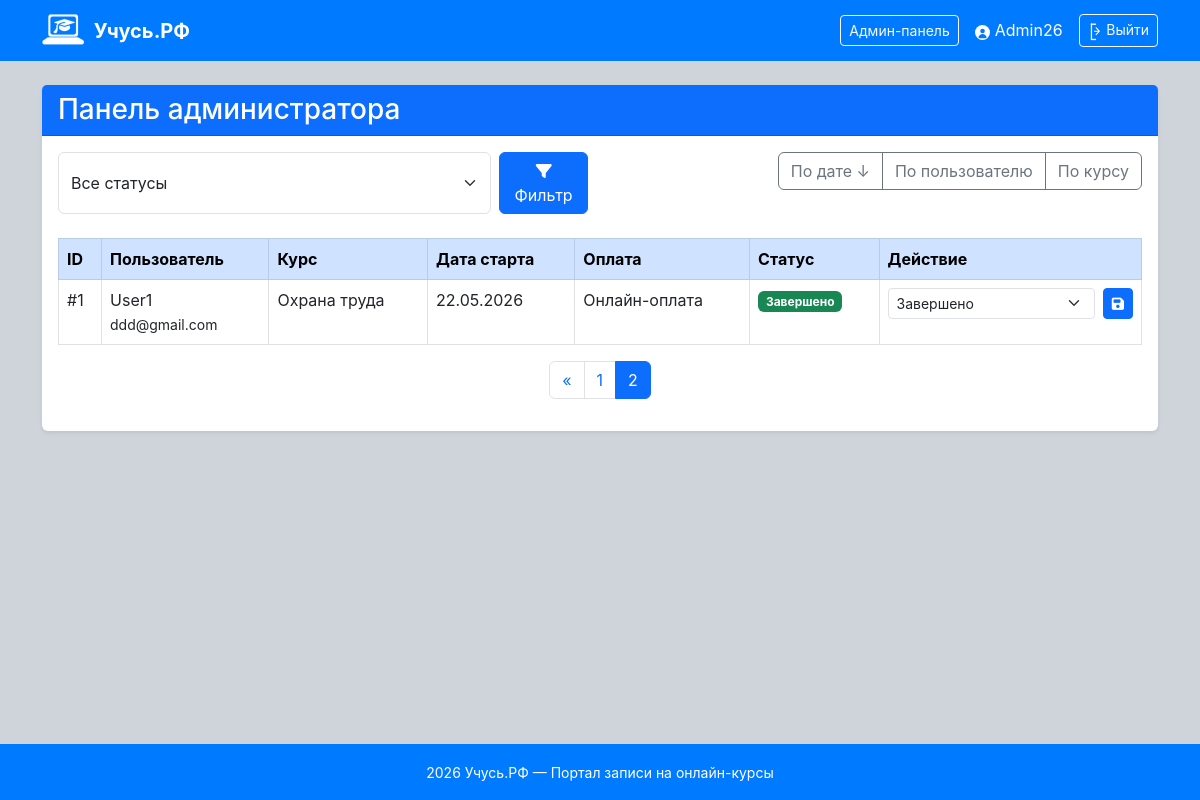
/admin-panel/?page=2 (signed in), run on the app's committed database.
### courses/models.py (models this page shows, shortened)
class CourseRequest(models.Model):
    COURSE_TYPES = [
        ('qualification', 'Повышение квалификации'),
        ('retraining', 'Переподготовка'),
        ('safety', 'Охрана труда'),
    ]
    PAYMENT_METHODS = [
        ('card', 'Банковская карта'),
        ('online', 'Онлайн-оплата'),
        ('receipt', 'Квитанция'),
    ]
    STATUSES = [
        ('new', 'Новая'),
        ('in_progress', 'Идёт обучение'),
        ('completed', 'Обучение завершено'),
    ]
    user = models.ForeignKey(User, on_delete=models.CASCADE, related_name='requests')
    course_type = models.CharField(max_length=20, choices=COURSE_TYPES)
    start_date = models.DateField()
    payment_method = models.CharField(max_length=20, choices=PAYMENT_METHODS)
    status = models.CharField(max_length=20, choices=STATUSES, default='new')
    created_at = models.DateTimeField(auto_now_add=True)

### courses/views.py (the view, shortened to what this page needs)
# urls.py: path('admin-panel/', views.admin_panel, name='admin_panel'),
@login_required
@user_passes_test(is_admin26)
def admin_panel(request):
    requests_list = CourseRequest.objects.all().order_by('-created_at')
    status_filter = request.GET.get('status', '')
    if status_filter:
        requests_list = requests_list.filter(status=status_filter)
    sort_by = request.GET.get('sort', '-created_at')
    if sort_by == 'user':
        requests_list = requests_list.order_by('user__username')
    elif sort_by == 'course':
        requests_list = requests_list.order_by('course_type')
    elif sort_by == 'date':
        requests_list = requests_list.order_by('start_date')
    elif sort_by == '-created_at':
        requests_list = requests_list.order_by('-created_at')
    else:
        requests_list = requests_list.order_by(sort_by)
    paginator = Paginator(requests_list, 5)
    page_number = request.GET.get('page')
    requests_page = paginator.get_page(page_number)
    return render(request, 'admin_panel.html', {
        'requests': requests_page,
        'current_status': status_filter,
        'current_sort': sort_by,
    })

### courses/views.py (called while the page is built)
def is_admin26(user):
    return user.username == 'Admin26'

### templates/admin_panel.html (shortened to what this page needs)
{% extends 'base.html' %}
{% block content %}
<div class="row">
    <div class="col-12">
        <div class="card shadow-sm">
            <div class="card-header bg-primary text-white">
                <h1 class="h3 mb-0">Панель администратора</h1>
            </div>
            <div class="card-body">
                <div class="row mb-4">
                    <div class="col-md-6">
                        <form method="get" class="d-flex gap-2">
                            <select name="status" class="form-select">
                                <option value="">Все статусы</option>
                            </select>
                            <button type="submit" class="btn btn-primary">
                                <i class="fas fa-filter"></i> Фильтр
                            </button>
                        </form>
                    </div>
                    <div class="col-md-6 text-md-end">
                        <div class="btn-group">
                            <a href="?sort=-created_at" class="btn btn-outline-secondary">По дате ↓</a>
                            <a href="?sort=user" class="btn btn-outline-secondary">По пользователю</a>
                            <a href="?sort=course_type" class="btn btn-outline-secondary">По курсу</a>
                        </div>
                    </div>
                </div>
                <div class="table-responsive">
                    <table class="table table-hover table-bordered">
                        <thead class="table-primary">
                            <tr>
                                <th>ID</th>
                                <th>Пользователь</th>
                                <th>Курс</th>
                                <th>Дата старта</th>
                                <th>Оплата</th>
                                <th>Статус</th>
                                <th>Действие</th>
                            </tr>
                        </thead>
                        <tbody>
                            {% for req in requests %}
                            <tr>
                                <td>#{{ req.id }}</td>
                                <td>{{ req.user.username }}<br><small>{{ req.user.email }}</small></td>
                                <td>{{ req.get_course_type_display }}</td>
                                <td>{{ req.start_date|date:"d.m.Y" }}</td>
                                <td>{{ req.get_payment_method_display }}</td>
                                <td>
                                    {% if req.status == 'new' %}
                                        <span class="badge bg-warning text-dark">Новая</span>
                                    {% elif req.status == 'in_progress' %}
                                        <span class="badge bg-info">Идёт обучение</span>
                                    {% else %}
                                        <span class="badge bg-success">Завершено</span>
                                    {% endif %}
                                 </td>
                                <td>
                                    <form method="post" class="status-form">
                                        <div class="d-flex gap-2">
                                            <select name="status" class="form-select form-select-sm">
                                                <option value="completed" {% if req.status == 'completed' %}selected{% endif %}>Завершено</option>
                                            </select>
                                            <button type="submit" class="btn btn-sm btn-primary">
                                                <i class="fas fa-save"></i>
                                            </button>
                                        </div>
                                    </form>
                                 </td>
                             </tr>
                            {% empty %}
                            <tr>
                                <td colspan="7" class="text-center">Нет заявок</td>
                             </tr>
                            {% endfor %}
                        </tbody>
                    </table>
                </div>
                {% if requests.has_other_pages %}
                <nav>
                    <ul class="pagination justify-content-center">
                        {% if requests.has_previous %}
                            <li class="page-item"><a class="page-link" href="?page={{ requests.previous_page_number }}{% if current_status %}&status={{ current_status }}{% endif %}">«</a></li>
                        {% endif %}
                        {% for num in requests.paginator.page_range %}
                            <li class="page-item {% if requests.number == num %}active{% endif %}">
                                <a class="page-link" href="?page={{ num }}{% if current_status %}&status={{ current_status }}{% endif %}">{{ num }}</a>
                            </li>
                        {% endfor %}
                    </ul>
                </nav>
                {% endif %}
            </div>
        </div>
    </div>
</div>
{% endblock %}

### templates/base.html (shortened to what this page needs)
<!DOCTYPE html>
<html lang="ru">
<head>
    <link href="https://cdn.jsdelivr.net/npm/bootstrap@5.3.0/dist/css/bootstrap.min.css" rel="stylesheet">
    <link rel="stylesheet" href="https://cdnjs.cloudflare.com/ajax/libs/font-awesome/6.4.0/css/all.min.css">
    {% load static %}
    <link rel="stylesheet" href="{% static 'css/style.css' %}">
</head>
<body>
    <nav class="navbar navbar-expand-lg navbar-dark">
        <div class="container">
            <a class="navbar-brand d-flex align-items-center gap-2" href="{% url 'dashboard' %}">
                 <img src="{% static 'images/logo.svg' %}" alt="Логотип" height="35">
                <span class="fw-bold">Учусь.РФ</span>
            </a>
            {% if user.is_authenticated %}
            <div class="ms-auto d-flex align-items-center gap-3">
                {% if user.username == 'Admin26' %}
                    <a href="{% url 'admin_panel' %}" class="btn btn-outline-light btn-sm">
                        Админ-панель
                    </a>
                {% endif %}
                <span class="text-white">
                   <img src="{% static 'images/User.svg' %}" alt="Пользователь" height="15">
                    {{ user.username }}
                </span>
                <a href="{% url 'logout' %}" class="btn btn-outline-light btn-sm">
                    <img src="{% static 'images/Exit.svg' %}" alt="Выход" height="20">
                    Выйти
                </a>
            </div>
            {% endif %}
        </div>
    </nav>
    <main class="container my-4">
        {% block content %}{% endblock %}
    </main>
    <footer class="text-white text-center py-3 mt-5">
        <div class="container">
            <small>
               2026 Учусь.РФ — Портал записи на онлайн-курсы
            </small>
        </div>
    </footer>
</body>
</html>

### static/css/style.css (style rules this page uses)
html, body { height: 100%; margin: 0; padding: 0; }
body { font-size: 16px; background-color: #ced4da; font-family: 'Inter'; display: flex; flex-direction: column; min-height: 100vh; }
main.container { flex: 1 0 auto; }
.navbar { background-color: #007bff; }
footer { flex-shrink: 0; margin-top: auto; background-color: #007bff; }
h1, .display-6 { font-family: 'Inter' font-size: 36px; font-weight: 600; }
.btn { transition: all 0.3s ease; }
.card { transition: transform 0.2s ease, box-shadow 0.2s ease; border: none; }
input, select, textarea { transition: all 0.2s ease; }

### data on the page
CourseRequest: id "1", user.username "User1", user.email "ddd@gmail.com", course_type "Охрана труда", start_date "22.05.2026", payment_method "Онлайн-оплата", shows "Завершено", status "Завершено"

### other printed values
{{ user.username }} "Admin26"
{{ num }} "1" "2"
